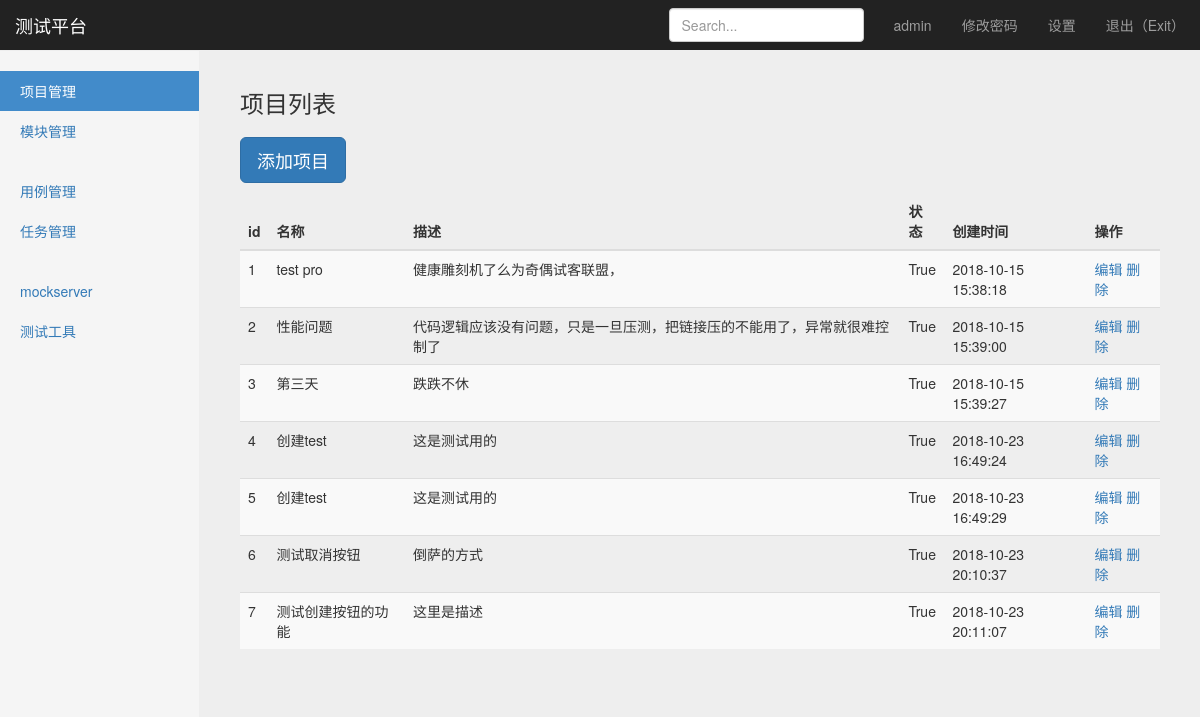
Page /manage/project_manage/ (signed in) on the earlier database version.
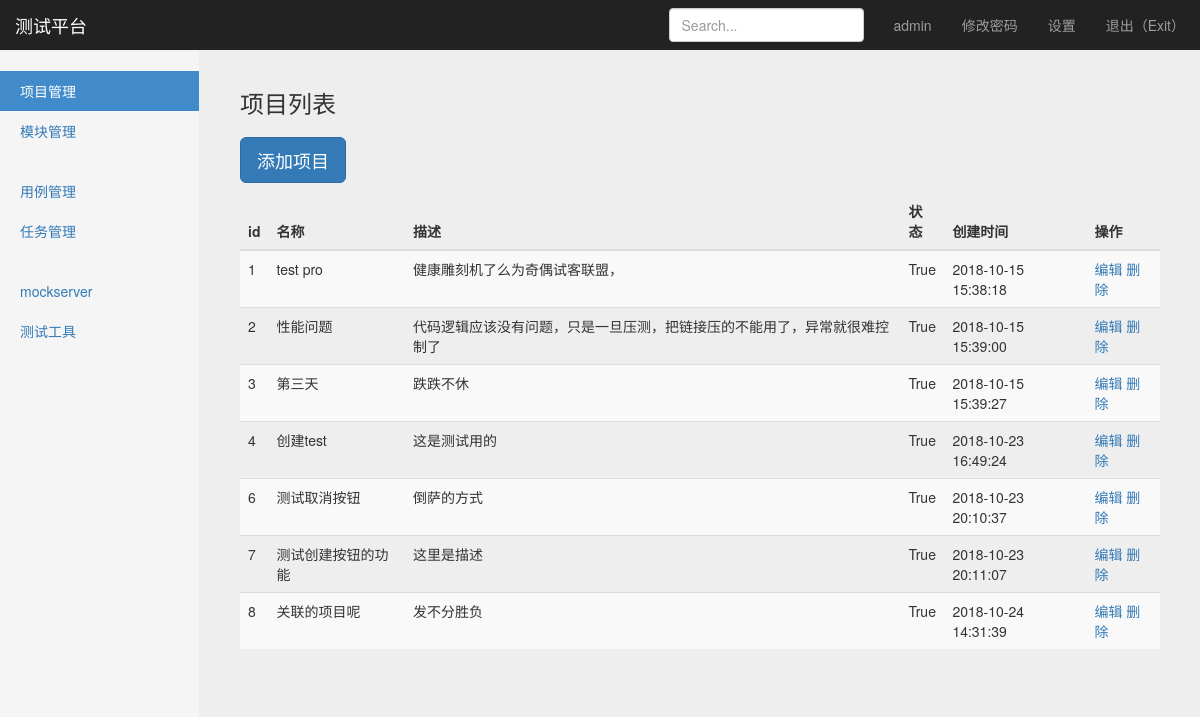
Same page on the later database version.
### project_app/models.py (models this page shows, shortened)
class Project(models.Model):      #实际数据库里边的表名为user_app_project,会自动带上项目名
    name = models.CharField("名称",max_length = 100, blank = False, null = True)    #此处不加名段名“名称”，会自动用字段名name
    describe = models.TextField("描述", default = "")
    status = models.BooleanField("状态", default = True)
    create_time = models.DateTimeField("创建时间", auto_now_add = True)

### project_app/views/project_views.py (the view)
# urls.py: path('project_manage/', project_views.project_manage),
@login_required  #判断用户是否登录
def project_manage(request):
    username = request.session.get('user','') #读取浏览器session
    project_all = Project.objects.all
    return render(request, "project_manage.html",{
        "user":username,
        "projects":project_all,
        "type":"list"
    })

### templates/project_manage.html (shortened to what this page needs)
{% extends "base.html"%}
{% block content %}
    <nav class="navbar navbar-inverse navbar-fixed-top">
      <div class="container-fluid">
        <div class="navbar-header">
          <a class="navbar-brand" href="#">测试平台</a>
        </div>
        <div id="navbar" class="navbar-collapse collapse">
          <ul class="nav navbar-nav navbar-right">
            <li><a href="#">{{ user }}</a></li>
            <li><a href="#">修改密码</a></li>
            <li><a href="#">设置</a></li>
            <li><a href="/logout/">退出（Exit）</a></li>
          </ul>
          <form class="navbar-form navbar-right">
            <input type="text" class="form-control" placeholder="Search...">
          </form>
        </div>
      </div>
    </nav>
    <div class="container-fluid">
      <div class="row">
        <div class="col-sm-3 col-md-2 sidebar">
          <ul class="nav nav-sidebar">
            <li class="active"><a href="#">项目管理</a></li>
            <li><a href="/manage/module_manage/">模块管理</a></li>
          </ul>
          <ul class="nav nav-sidebar">
            <li><a href="">用例管理</a></li>
            <li><a href="">任务管理</a></li>
          </ul>
          <ul class="nav nav-sidebar">
            <li><a href="">mockserver</a></li>
            <li><a href="">测试工具</a></li>
          </ul>
        </div>
        {% if type == 'list' %}
        <div class="col-sm-9 col-sm-offset-3 col-md-10 col-md-offset-2 main">
          <h3 class="sub-header">项目列表
          </h3>
          <p><a class="btn btn-primary btn-lg" href="/manage/add_project" role="button">添加项目</a></p>
          <div class="table-responsive">
            <table class="table table-striped">
              <thead>
                <tr>
                  <th>id</th>
                  <th>名称</th>
                  <th>描述</th>
                  <th>状态</th>
                  <th>创建时间</th>
                  <th>操作</th>
                </tr>
              </thead>
              <tbody>
                {% for project in projects %}
                <tr>
                  <td>{{ project.id }}</td>
                  <td>{{ project.name }}</td>
                  <td>{{ project.describe }}</td>
                  <td>{{ project.status }}</td>
                  <td>{{ project.create_time | date:"Y-m-d H:i:s" }}</td>
                  <td>
                    <a href="/manage/edit_project/{{project.id}}/">编辑</a>
                    <a href="/manage/delete_project/{{project.id}}/">删除</a>
                  </td>
                </tr>
                {% endfor %}
              </tbody>
            </table>
          </div>
        </div>
        {% endif %}
      </div>
    </div>
{% endblock %}

### templates/base.html (shortened to what this page needs)
<!DOCTYPE html>
<html lang="zh-CN">
  <head>
    {% load static %}
    <link rel="stylesheet" type="text/css" href="{% static "css/bootstrap.min.css" %}">
    <link rel="stylesheet" type="text/css" href="{% static "css/signin.css" %}">
    <link rel="stylesheet" type="text/css" href="{% static "css/dashboard.css" %}">
  </head>
 <body>
 {% block content %}
 {% endblock %}
 </body>
</html>

### static/css/signin.css (style rules this page uses)
body { padding-top: 40px; padding-bottom: 40px; background-color: #eee; }

### static/css/dashboard.css (style rules this page uses)
body { padding-top: 50px; }
.sub-header { padding-bottom: 10px; border-bottom: 1px solid #eee; }
.navbar-fixed-top { border: 0; }
.sidebar { display: none; }
@media (min-width: 768px) { .sidebar { position: fixed; top: 51px; bottom: 0; left: 0; z-index: 1000; display: block; padding: 20px; overflow-x: hidden; overflow-y: auto; background-color: #f5f5f5; border-right: 1px solid #eee; } }
.nav-sidebar { margin-right: -21px; margin-bottom: 20px; margin-left: -20px; }
.nav-sidebar > li > a { padding-right: 20px; padding-left: 20px; }
.nav-sidebar > .active > a, .nav-sidebar > .active > a:hover, .nav-sidebar > .active > a:focus { color: #fff; background-color: #428bca; }
.main { padding: 20px; }
@media (min-width: 768px) { .main { padding-right: 40px; padding-left: 40px; } }

Differences in the rows shown:
removed Project: id "5", name "创建test", describe "这是测试用的", status "True", create_time "2018-10-23 16:49:29"
added Project: id "8", name "关联的项目呢", describe "发不分胜负", status "True", create_time "2018-10-24 14:31:39"
